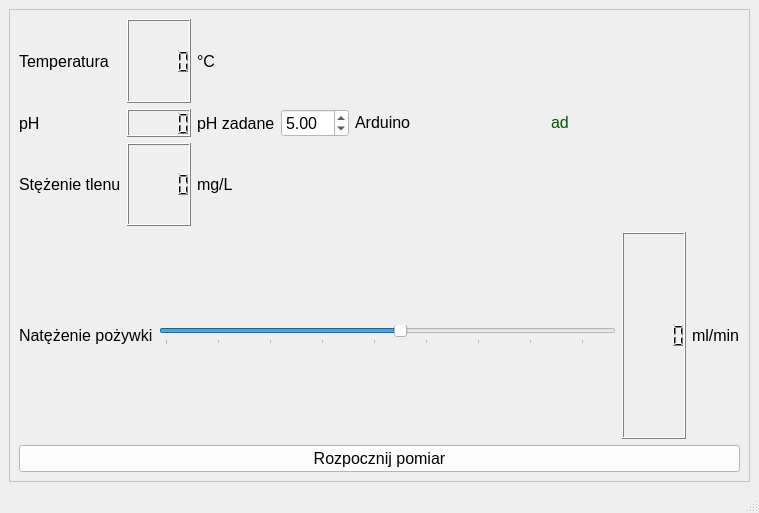
<?xml version="1.0" encoding="UTF-8"?>
<ui version="4.0">
 <class>MainWindow</class>
 <widget class="QMainWindow" name="MainWindow">
  <property name="geometry">
   <rect>
    <x>0</x>
    <y>0</y>
    <width>759</width>
    <height>513</height>
   </rect>
  </property>
  <property name="windowTitle">
   <string>MainWindow</string>
  </property>
  <widget class="QWidget" name="centralwidget">
   <layout class="QVBoxLayout" name="verticalLayout_2">
    <item>
     <widget class="QFrame" name="frame">
      <property name="palette">
       <palette>
        <active>
         <colorrole role="WindowText">
          <brush brushstyle="SolidPattern">
           <color alpha="255">
            <red>0</red>
            <green>0</green>
            <blue>0</blue>
           </color>
          </brush>
         </colorrole>
         <colorrole role="Button">
          <brush brushstyle="SolidPattern">
           <color alpha="255">
            <red>255</red>
            <green>255</green>
            <blue>255</blue>
           </color>
          </brush>
         </colorrole>
         <colorrole role="Light">
          <brush brushstyle="SolidPattern">
           <color alpha="255">
            <red>255</red>
            <green>255</green>
            <blue>255</blue>
           </color>
          </brush>
         </colorrole>
         <colorrole role="Midlight">
          <brush brushstyle="SolidPattern">
           <color alpha="255">
            <red>255</red>
            <green>255</green>
            <blue>255</blue>
           </color>
          </brush>
         </colorrole>
         <colorrole role="Dark">
          <brush brushstyle="SolidPattern">
           <color alpha="255">
            <red>127</red>
            <green>127</green>
            <blue>127</blue>
           </color>
          </brush>
         </colorrole>
         <colorrole role="Mid">
          <brush brushstyle="SolidPattern">
           <color alpha="255">
            <red>170</red>
            <green>170</green>
            <blue>170</blue>
           </color>
          </brush>
         </colorrole>
         <colorrole role="Text">
          <brush brushstyle="SolidPattern">
           <color alpha="255">
            <red>0</red>
            <green>0</green>
            <blue>0</blue>
           </color>
          </brush>
         </colorrole>
         <colorrole role="BrightText">
          <brush brushstyle="SolidPattern">
           <color alpha="255">
            <red>255</red>
            <green>255</green>
            <blue>255</blue>
           </color>
          </brush>
         </colorrole>
         <colorrole role="ButtonText">
          <brush brushstyle="SolidPattern">
           <color alpha="255">
            <red>0</red>
            <green>0</green>
            <blue>0</blue>
           </color>
          </brush>
         </colorrole>
         <colorrole role="Base">
          <brush brushstyle="SolidPattern">
           <color alpha="255">
            <red>255</red>
            <green>255</green>
            <blue>255</blue>
           </color>
          </brush>
         </colorrole>
         <colorrole role="Window">
          <brush brushstyle="SolidPattern">
           <color alpha="255">
            <red>255</red>
            <green>255</green>
            <blue>255</blue>
           </color>
          </brush>
         </colorrole>
         <colorrole role="Shadow">
          <brush brushstyle="SolidPattern">
           <color alpha="255">
            <red>0</red>
            <green>0</green>
            <blue>0</blue>
           </color>
          </brush>
         </colorrole>
         <colorrole role="AlternateBase">
          <brush brushstyle="SolidPattern">
           <color alpha="255">
            <red>255</red>
            <green>255</green>
            <blue>255</blue>
           </color>
          </brush>
         </colorrole>
         <colorrole role="ToolTipBase">
          <brush brushstyle="SolidPattern">
           <color alpha="255">
            <red>255</red>
            <green>255</green>
            <blue>220</blue>
           </color>
          </brush>
         </colorrole>
         <colorrole role="ToolTipText">
          <brush brushstyle="SolidPattern">
           <color alpha="255">
            <red>0</red>
            <green>0</green>
            <blue>0</blue>
           </color>
          </brush>
         </colorrole>
         <colorrole role="PlaceholderText">
          <brush brushstyle="SolidPattern">
           <color alpha="127">
            <red>0</red>
            <green>0</green>
            <blue>0</blue>
           </color>
          </brush>
         </colorrole>
        </active>
        <inactive>
         <colorrole role="WindowText">
          <brush brushstyle="SolidPattern">
           <color alpha="255">
            <red>0</red>
            <green>0</green>
            <blue>0</blue>
           </color>
          </brush>
         </colorrole>
         <colorrole role="Button">
          <brush brushstyle="SolidPattern">
           <color alpha="255">
            <red>255</red>
            <green>255</green>
            <blue>255</blue>
           </color>
          </brush>
         </colorrole>
         <colorrole role="Light">
          <brush brushstyle="SolidPattern">
           <color alpha="255">
            <red>255</red>
            <green>255</green>
            <blue>255</blue>
           </color>
          </brush>
         </colorrole>
         <colorrole role="Midlight">
          <brush brushstyle="SolidPattern">
           <color alpha="255">
            <red>255</red>
            <green>255</green>
            <blue>255</blue>
           </color>
          </brush>
         </colorrole>
         <colorrole role="Dark">
          <brush brushstyle="SolidPattern">
           <color alpha="255">
            <red>127</red>
            <green>127</green>
            <blue>127</blue>
           </color>
          </brush>
         </colorrole>
         <colorrole role="Mid">
          <brush brushstyle="SolidPattern">
           <color alpha="255">
            <red>170</red>
            <green>170</green>
            <blue>170</blue>
           </color>
          </brush>
         </colorrole>
         <colorrole role="Text">
          <brush brushstyle="SolidPattern">
           <color alpha="255">
            <red>0</red>
            <green>0</green>
            <blue>0</blue>
           </color>
          </brush>
         </colorrole>
         <colorrole role="BrightText">
          <brush brushstyle="SolidPattern">
           <color alpha="255">
            <red>255</red>
            <green>255</green>
            <blue>255</blue>
           </color>
          </brush>
         </colorrole>
         <colorrole role="ButtonText">
          <brush brushstyle="SolidPattern">
           <color alpha="255">
            <red>0</red>
            <green>0</green>
            <blue>0</blue>
           </color>
          </brush>
         </colorrole>
         <colorrole role="Base">
          <brush brushstyle="SolidPattern">
           <color alpha="255">
            <red>255</red>
            <green>255</green>
            <blue>255</blue>
           </color>
          </brush>
         </colorrole>
         <colorrole role="Window">
          <brush brushstyle="SolidPattern">
           <color alpha="255">
            <red>255</red>
            <green>255</green>
            <blue>255</blue>
           </color>
          </brush>
         </colorrole>
         <colorrole role="Shadow">
          <brush brushstyle="SolidPattern">
           <color alpha="255">
            <red>0</red>
            <green>0</green>
            <blue>0</blue>
           </color>
          </brush>
         </colorrole>
         <colorrole role="AlternateBase">
          <brush brushstyle="SolidPattern">
           <color alpha="255">
            <red>255</red>
            <green>255</green>
            <blue>255</blue>
           </color>
          </brush>
         </colorrole>
         <colorrole role="ToolTipBase">
          <brush brushstyle="SolidPattern">
           <color alpha="255">
            <red>255</red>
            <green>255</green>
            <blue>220</blue>
           </color>
          </brush>
         </colorrole>
         <colorrole role="ToolTipText">
          <brush brushstyle="SolidPattern">
           <color alpha="255">
            <red>0</red>
            <green>0</green>
            <blue>0</blue>
           </color>
          </brush>
         </colorrole>
         <colorrole role="PlaceholderText">
          <brush brushstyle="SolidPattern">
           <color alpha="127">
            <red>0</red>
            <green>0</green>
            <blue>0</blue>
           </color>
          </brush>
         </colorrole>
        </inactive>
        <disabled>
         <colorrole role="WindowText">
          <brush brushstyle="SolidPattern">
           <color alpha="255">
            <red>127</red>
            <green>127</green>
            <blue>127</blue>
           </color>
          </brush>
         </colorrole>
         <colorrole role="Button">
          <brush brushstyle="SolidPattern">
           <color alpha="255">
            <red>255</red>
            <green>255</green>
            <blue>255</blue>
           </color>
          </brush>
         </colorrole>
         <colorrole role="Light">
          <brush brushstyle="SolidPattern">
           <color alpha="255">
            <red>255</red>
            <green>255</green>
            <blue>255</blue>
           </color>
          </brush>
         </colorrole>
         <colorrole role="Midlight">
          <brush brushstyle="SolidPattern">
           <color alpha="255">
            <red>255</red>
            <green>255</green>
            <blue>255</blue>
           </color>
          </brush>
         </colorrole>
         <colorrole role="Dark">
          <brush brushstyle="SolidPattern">
           <color alpha="255">
            <red>127</red>
            <green>127</green>
            <blue>127</blue>
           </color>
          </brush>
         </colorrole>
         <colorrole role="Mid">
          <brush brushstyle="SolidPattern">
           <color alpha="255">
            <red>170</red>
            <green>170</green>
            <blue>170</blue>
           </color>
          </brush>
         </colorrole>
         <colorrole role="Text">
          <brush brushstyle="SolidPattern">
           <color alpha="255">
            <red>127</red>
            <green>127</green>
            <blue>127</blue>
           </color>
          </brush>
         </colorrole>
         <colorrole role="BrightText">
          <brush brushstyle="SolidPattern">
           <color alpha="255">
            <red>255</red>
            <green>255</green>
            <blue>255</blue>
           </color>
          </brush>
         </colorrole>
         <colorrole role="ButtonText">
          <brush brushstyle="SolidPattern">
           <color alpha="255">
            <red>127</red>
            <green>127</green>
            <blue>127</blue>
           </color>
          </brush>
         </colorrole>
         <colorrole role="Base">
          <brush brushstyle="SolidPattern">
           <color alpha="255">
            <red>255</red>
            <green>255</green>
            <blue>255</blue>
           </color>
          </brush>
         </colorrole>
         <colorrole role="Window">
          <brush brushstyle="SolidPattern">
           <color alpha="255">
            <red>255</red>
            <green>255</green>
            <blue>255</blue>
           </color>
          </brush>
         </colorrole>
         <colorrole role="Shadow">
          <brush brushstyle="SolidPattern">
           <color alpha="255">
            <red>0</red>
            <green>0</green>
            <blue>0</blue>
           </color>
          </brush>
         </colorrole>
         <colorrole role="AlternateBase">
          <brush brushstyle="SolidPattern">
           <color alpha="255">
            <red>255</red>
            <green>255</green>
            <blue>255</blue>
           </color>
          </brush>
         </colorrole>
         <colorrole role="ToolTipBase">
          <brush brushstyle="SolidPattern">
           <color alpha="255">
            <red>255</red>
            <green>255</green>
            <blue>220</blue>
           </color>
          </brush>
         </colorrole>
         <colorrole role="ToolTipText">
          <brush brushstyle="SolidPattern">
           <color alpha="255">
            <red>0</red>
            <green>0</green>
            <blue>0</blue>
           </color>
          </brush>
         </colorrole>
         <colorrole role="PlaceholderText">
          <brush brushstyle="SolidPattern">
           <color alpha="127">
            <red>127</red>
            <green>127</green>
            <blue>127</blue>
           </color>
          </brush>
         </colorrole>
        </disabled>
       </palette>
      </property>
      <property name="font">
       <font>
        <family>Arial</family>
        <pointsize>12</pointsize>
        <bold>false</bold>
       </font>
      </property>
      <property name="autoFillBackground">
       <bool>false</bool>
      </property>
      <property name="frameShape">
       <enum>QFrame::StyledPanel</enum>
      </property>
      <property name="frameShadow">
       <enum>QFrame::Raised</enum>
      </property>
      <layout class="QVBoxLayout" name="verticalLayout_3">
       <item>
        <layout class="QVBoxLayout" name="verticalLayout">
         <item>
          <layout class="QHBoxLayout" name="horizontalLayout_4">
           <item>
            <layout class="QHBoxLayout" name="horizontalLayout_3">
             <item>
              <layout class="QHBoxLayout" name="horizontalLayout">
               <item>
                <layout class="QGridLayout" name="gridLayout">
                 <item row="2" column="2">
                  <widget class="QLabel" name="oxyUnit">
                   <property name="text">
                    <string>mg/L</string>
                   </property>
                  </widget>
                 </item>
                 <item row="0" column="0">
                  <widget class="QLabel" name="tempLabel">
                   <property name="text">
                    <string>Temperatura</string>
                   </property>
                  </widget>
                 </item>
                 <item row="1" column="3">
                  <widget class="QDoubleSpinBox" name="phSetBox">
                   <property name="wrapping">
                    <bool>true</bool>
                   </property>
                   <property name="singleStep">
                    <double>0.100000000000000</double>
                   </property>
                   <property name="value">
                    <double>5.000000000000000</double>
                   </property>
                  </widget>
                 </item>
                 <item row="0" column="1">
                  <widget class="QLCDNumber" name="tempLcd"/>
                 </item>
                 <item row="1" column="2">
                  <widget class="QLabel" name="phSetLab">
                   <property name="text">
                    <string>pH zadane</string>
                   </property>
                  </widget>
                 </item>
                 <item row="0" column="2">
                  <widget class="QLabel" name="tempUnit">
                   <property name="text">
                    <string>°C</string>
                   </property>
                  </widget>
                 </item>
                 <item row="2" column="1">
                  <widget class="QLCDNumber" name="oxyLcd"/>
                 </item>
                 <item row="1" column="0">
                  <widget class="QLabel" name="phLabel">
                   <property name="enabled">
                    <bool>true</bool>
                   </property>
                   <property name="text">
                    <string>pH</string>
                   </property>
                  </widget>
                 </item>
                 <item row="2" column="0">
                  <widget class="QLabel" name="oxyLabel">
                   <property name="text">
                    <string>Stężenie tlenu</string>
                   </property>
                  </widget>
                 </item>
                 <item row="1" column="1">
                  <widget class="QLCDNumber" name="pHLcd"/>
                 </item>
                </layout>
               </item>
              </layout>
             </item>
             <item>
              <widget class="QLabel" name="portLabel">
               <property name="text">
                <string>Arduino</string>
               </property>
              </widget>
             </item>
             <item>
              <widget class="QLabel" name="portStatus">
               <property name="palette">
                <palette>
                 <active>
                  <colorrole role="WindowText">
                   <brush brushstyle="SolidPattern">
                    <color alpha="255">
                     <red>0</red>
                     <green>85</green>
                     <blue>0</blue>
                    </color>
                   </brush>
                  </colorrole>
                  <colorrole role="Button">
                   <brush brushstyle="SolidPattern">
                    <color alpha="255">
                     <red>255</red>
                     <green>255</green>
                     <blue>255</blue>
                    </color>
                   </brush>
                  </colorrole>
                  <colorrole role="Light">
                   <brush brushstyle="SolidPattern">
                    <color alpha="255">
                     <red>255</red>
                     <green>255</green>
                     <blue>255</blue>
                    </color>
                   </brush>
                  </colorrole>
                  <colorrole role="Midlight">
                   <brush brushstyle="SolidPattern">
                    <color alpha="255">
                     <red>255</red>
                     <green>255</green>
                     <blue>255</blue>
                    </color>
                   </brush>
                  </colorrole>
                  <colorrole role="Dark">
                   <brush brushstyle="SolidPattern">
                    <color alpha="255">
                     <red>127</red>
                     <green>127</green>
                     <blue>127</blue>
                    </color>
                   </brush>
                  </colorrole>
                  <colorrole role="Mid">
                   <brush brushstyle="SolidPattern">
                    <color alpha="255">
                     <red>170</red>
                     <green>170</green>
                     <blue>170</blue>
                    </color>
                   </brush>
                  </colorrole>
                  <colorrole role="Text">
                   <brush brushstyle="SolidPattern">
                    <color alpha="255">
                     <red>0</red>
                     <green>85</green>
                     <blue>0</blue>
                    </color>
                   </brush>
                  </colorrole>
                  <colorrole role="BrightText">
                   <brush brushstyle="SolidPattern">
                    <color alpha="255">
                     <red>0</red>
                     <green>85</green>
                     <blue>0</blue>
                    </color>
                   </brush>
                  </colorrole>
                  <colorrole role="ButtonText">
                   <brush brushstyle="SolidPattern">
                    <color alpha="255">
                     <red>0</red>
                     <green>85</green>
                     <blue>0</blue>
                    </color>
                   </brush>
                  </colorrole>
                  <colorrole role="Base">
                   <brush brushstyle="SolidPattern">
                    <color alpha="255">
                     <red>255</red>
                     <green>255</green>
                     <blue>255</blue>
                    </color>
                   </brush>
                  </colorrole>
                  <colorrole role="Window">
                   <brush brushstyle="SolidPattern">
                    <color alpha="255">
                     <red>255</red>
                     <green>255</green>
                     <blue>255</blue>
                    </color>
                   </brush>
                  </colorrole>
                  <colorrole role="Shadow">
                   <brush brushstyle="SolidPattern">
                    <color alpha="255">
                     <red>0</red>
                     <green>0</green>
                     <blue>0</blue>
                    </color>
                   </brush>
                  </colorrole>
                  <colorrole role="AlternateBase">
                   <brush brushstyle="SolidPattern">
                    <color alpha="255">
                     <red>255</red>
                     <green>255</green>
                     <blue>255</blue>
                    </color>
                   </brush>
                  </colorrole>
                  <colorrole role="ToolTipBase">
                   <brush brushstyle="SolidPattern">
                    <color alpha="255">
                     <red>255</red>
                     <green>255</green>
                     <blue>220</blue>
                    </color>
                   </brush>
                  </colorrole>
                  <colorrole role="ToolTipText">
                   <brush brushstyle="SolidPattern">
                    <color alpha="255">
                     <red>0</red>
                     <green>0</green>
                     <blue>0</blue>
                    </color>
                   </brush>
                  </colorrole>
                  <colorrole role="PlaceholderText">
                   <brush brushstyle="SolidPattern">
                    <color alpha="127">
                     <red>0</red>
                     <green>85</green>
                     <blue>0</blue>
                    </color>
                   </brush>
                  </colorrole>
                 </active>
                 <inactive>
                  <colorrole role="WindowText">
                   <brush brushstyle="SolidPattern">
                    <color alpha="255">
                     <red>0</red>
                     <green>85</green>
                     <blue>0</blue>
                    </color>
                   </brush>
                  </colorrole>
                  <colorrole role="Button">
                   <brush brushstyle="SolidPattern">
                    <color alpha="255">
                     <red>255</red>
                     <green>255</green>
                     <blue>255</blue>
                    </color>
                   </brush>
                  </colorrole>
                  <colorrole role="Light">
                   <brush brushstyle="SolidPattern">
                    <color alpha="255">
                     <red>255</red>
                     <green>255</green>
                     <blue>255</blue>
                    </color>
                   </brush>
                  </colorrole>
                  <colorrole role="Midlight">
                   <brush brushstyle="SolidPattern">
                    <color alpha="255">
                     <red>255</red>
                     <green>255</green>
                     <blue>255</blue>
                    </color>
                   </brush>
                  </colorrole>
                  <colorrole role="Dark">
                   <brush brushstyle="SolidPattern">
                    <color alpha="255">
                     <red>127</red>
                     <green>127</green>
                     <blue>127</blue>
                    </color>
                   </brush>
                  </colorrole>
                  <colorrole role="Mid">
                   <brush brushstyle="SolidPattern">
                    <color alpha="255">
                     <red>170</red>
                     <green>170</green>
                     <blue>170</blue>
                    </color>
                   </brush>
                  </colorrole>
                  <colorrole role="Text">
                   <brush brushstyle="SolidPattern">
                    <color alpha="255">
                     <red>0</red>
                     <green>85</green>
                     <blue>0</blue>
                    </color>
                   </brush>
                  </colorrole>
                  <colorrole role="BrightText">
                   <brush brushstyle="SolidPattern">
                    <color alpha="255">
                     <red>0</red>
                     <green>85</green>
                     <blue>0</blue>
                    </color>
                   </brush>
                  </colorrole>
                  <colorrole role="ButtonText">
                   <brush brushstyle="SolidPattern">
                    <color alpha="255">
                     <red>0</red>
                     <green>85</green>
                     <blue>0</blue>
                    </color>
                   </brush>
                  </colorrole>
                  <colorrole role="Base">
                   <brush brushstyle="SolidPattern">
                    <color alpha="255">
                     <red>255</red>
                     <green>255</green>
                     <blue>255</blue>
                    </color>
                   </brush>
                  </colorrole>
                  <colorrole role="Window">
                   <brush brushstyle="SolidPattern">
                    <color alpha="255">
                     <red>255</red>
                     <green>255</green>
                     <blue>255</blue>
                    </color>
                   </brush>
                  </colorrole>
                  <colorrole role="Shadow">
                   <brush brushstyle="SolidPattern">
                    <color alpha="255">
                     <red>0</red>
                     <green>0</green>
                     <blue>0</blue>
                    </color>
                   </brush>
                  </colorrole>
                  <colorrole role="AlternateBase">
                   <brush brushstyle="SolidPattern">
                    <color alpha="255">
                     <red>255</red>
                     <green>255</green>
                     <blue>255</blue>
                    </color>
                   </brush>
                  </colorrole>
                  <colorrole role="ToolTipBase">
                   <brush brushstyle="SolidPattern">
                    <color alpha="255">
                     <red>255</red>
                     <green>255</green>
                     <blue>220</blue>
                    </color>
                   </brush>
                  </colorrole>
                  <colorrole role="ToolTipText">
                   <brush brushstyle="SolidPattern">
                    <color alpha="255">
                     <red>0</red>
                     <green>0</green>
                     <blue>0</blue>
                    </color>
                   </brush>
                  </colorrole>
                  <colorrole role="PlaceholderText">
                   <brush brushstyle="SolidPattern">
                    <color alpha="127">
                     <red>0</red>
                     <green>85</green>
                     <blue>0</blue>
                    </color>
                   </brush>
                  </colorrole>
                 </inactive>
                 <disabled>
                  <colorrole role="WindowText">
                   <brush brushstyle="SolidPattern">
                    <color alpha="255">
                     <red>127</red>
                     <green>127</green>
                     <blue>127</blue>
                    </color>
                   </brush>
                  </colorrole>
                  <colorrole role="Button">
                   <brush brushstyle="SolidPattern">
                    <color alpha="255">
                     <red>255</red>
                     <green>255</green>
                     <blue>255</blue>
                    </color>
                   </brush>
                  </colorrole>
                  <colorrole role="Light">
                   <brush brushstyle="SolidPattern">
                    <color alpha="255">
                     <red>255</red>
                     <green>255</green>
                     <blue>255</blue>
                    </color>
                   </brush>
                  </colorrole>
                  <colorrole role="Midlight">
                   <brush brushstyle="SolidPattern">
                    <color alpha="255">
                     <red>255</red>
                     <green>255</green>
                     <blue>255</blue>
                    </color>
                   </brush>
                  </colorrole>
                  <colorrole role="Dark">
                   <brush brushstyle="SolidPattern">
                    <color alpha="255">
                     <red>127</red>
                     <green>127</green>
                     <blue>127</blue>
                    </color>
                   </brush>
                  </colorrole>
                  <colorrole role="Mid">
                   <brush brushstyle="SolidPattern">
                    <color alpha="255">
                     <red>170</red>
                     <green>170</green>
                     <blue>170</blue>
                    </color>
                   </brush>
                  </colorrole>
                  <colorrole role="Text">
                   <brush brushstyle="SolidPattern">
                    <color alpha="255">
                     <red>127</red>
                     <green>127</green>
                     <blue>127</blue>
                    </color>
                   </brush>
                  </colorrole>
                  <colorrole role="BrightText">
                   <brush brushstyle="SolidPattern">
                    <color alpha="255">
                     <red>0</red>
                     <green>85</green>
                     <blue>0</blue>
                    </color>
                   </brush>
                  </colorrole>
                  <colorrole role="ButtonText">
                   <brush brushstyle="SolidPattern">
                    <color alpha="255">
                     <red>127</red>
                     <green>127</green>
                     <blue>127</blue>
                    </color>
                   </brush>
                  </colorrole>
                  <colorrole role="Base">
                   <brush brushstyle="SolidPattern">
                    <color alpha="255">
                     <red>255</red>
                     <green>255</green>
                     <blue>255</blue>
                    </color>
                   </brush>
                  </colorrole>
                  <colorrole role="Window">
                   <brush brushstyle="SolidPattern">
                    <color alpha="255">
                     <red>255</red>
                     <green>255</green>
                     <blue>255</blue>
                    </color>
                   </brush>
                  </colorrole>
                  <colorrole role="Shadow">
                   <brush brushstyle="SolidPattern">
                    <color alpha="255">
                     <red>0</red>
                     <green>0</green>
                     <blue>0</blue>
                    </color>
                   </brush>
                  </colorrole>
                  <colorrole role="AlternateBase">
                   <brush brushstyle="SolidPattern">
                    <color alpha="255">
                     <red>255</red>
                     <green>255</green>
                     <blue>255</blue>
                    </color>
                   </brush>
                  </colorrole>
                  <colorrole role="ToolTipBase">
                   <brush brushstyle="SolidPattern">
                    <color alpha="255">
                     <red>255</red>
                     <green>255</green>
                     <blue>220</blue>
                    </color>
                   </brush>
                  </colorrole>
                  <colorrole role="ToolTipText">
                   <brush brushstyle="SolidPattern">
                    <color alpha="255">
                     <red>0</red>
                     <green>0</green>
                     <blue>0</blue>
                    </color>
                   </brush>
                  </colorrole>
                  <colorrole role="PlaceholderText">
                   <brush brushstyle="SolidPattern">
                    <color alpha="127">
                     <red>0</red>
                     <green>85</green>
                     <blue>0</blue>
                    </color>
                   </brush>
                  </colorrole>
                 </disabled>
                </palette>
               </property>
               <property name="text">
                <string>ad</string>
               </property>
              </widget>
             </item>
            </layout>
           </item>
          </layout>
         </item>
         <item>
          <layout class="QHBoxLayout" name="horizontalLayout_2">
           <item>
            <widget class="QLabel" name="nutriLab">
             <property name="text">
              <string>Natężenie pożywki</string>
             </property>
            </widget>
           </item>
           <item>
            <widget class="QSlider" name="nutriSlider">
             <property name="autoFillBackground">
              <bool>false</bool>
             </property>
             <property name="maximum">
              <number>85</number>
             </property>
             <property name="sliderPosition">
              <number>45</number>
             </property>
             <property name="orientation">
              <enum>Qt::Horizontal</enum>
             </property>
             <property name="invertedAppearance">
              <bool>false</bool>
             </property>
             <property name="invertedControls">
              <bool>false</bool>
             </property>
             <property name="tickPosition">
              <enum>QSlider::TicksBelow</enum>
             </property>
             <property name="tickInterval">
              <number>10</number>
             </property>
            </widget>
           </item>
           <item>
            <widget class="QLCDNumber" name="nutriLcd"/>
           </item>
           <item>
            <widget class="QLabel" name="nutriUnit">
             <property name="text">
              <string>ml/min</string>
             </property>
            </widget>
           </item>
          </layout>
         </item>
        </layout>
       </item>
       <item>
        <widget class="QPushButton" name="startBtn">
         <property name="text">
          <string>Rozpocznij pomiar</string>
         </property>
        </widget>
       </item>
      </layout>
     </widget>
    </item>
   </layout>
  </widget>
  <widget class="QMenuBar" name="menubar">
   <property name="geometry">
    <rect>
     <x>0</x>
     <y>0</y>
     <width>759</width>
     <height>22</height>
    </rect>
   </property>
  </widget>
  <widget class="QStatusBar" name="statusbar"/>
 </widget>
 <resources/>
 <connections/>
</ui>
